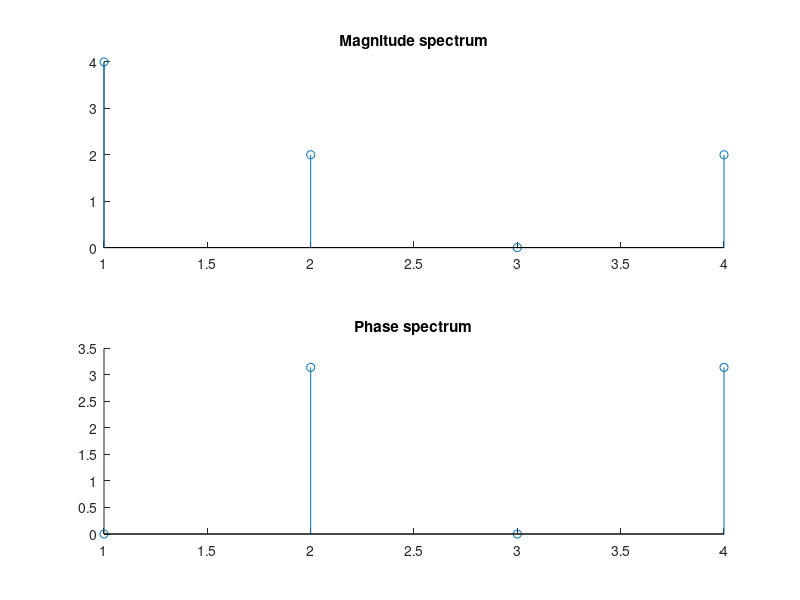

Recreate this plot in MATLAB.
%%DTFT using built in function
x=[0,1,2,1];
y=fft(x);
subplot(2,1,1);
title('Magnitude spectrum');
hold on;
stem(abs(y));
subplot(2,1,2);
title('Phase spectrum');
hold on;
stem(angle(y));
hold on;
